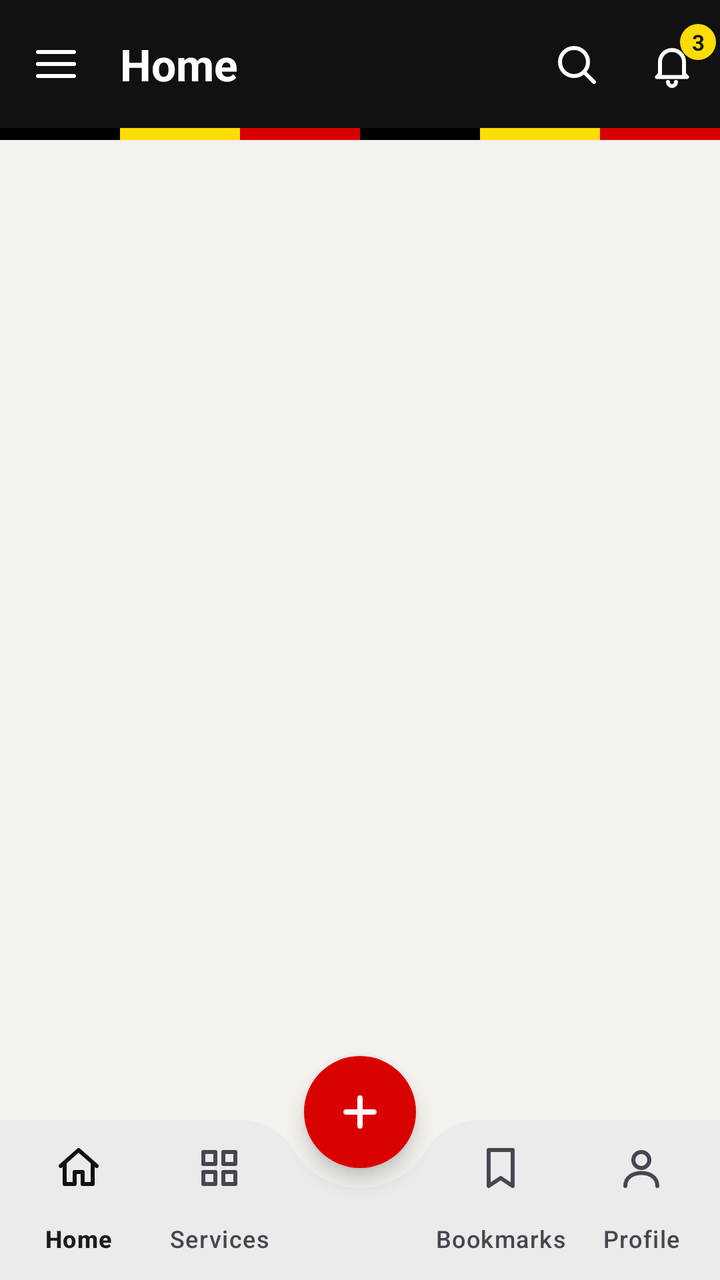
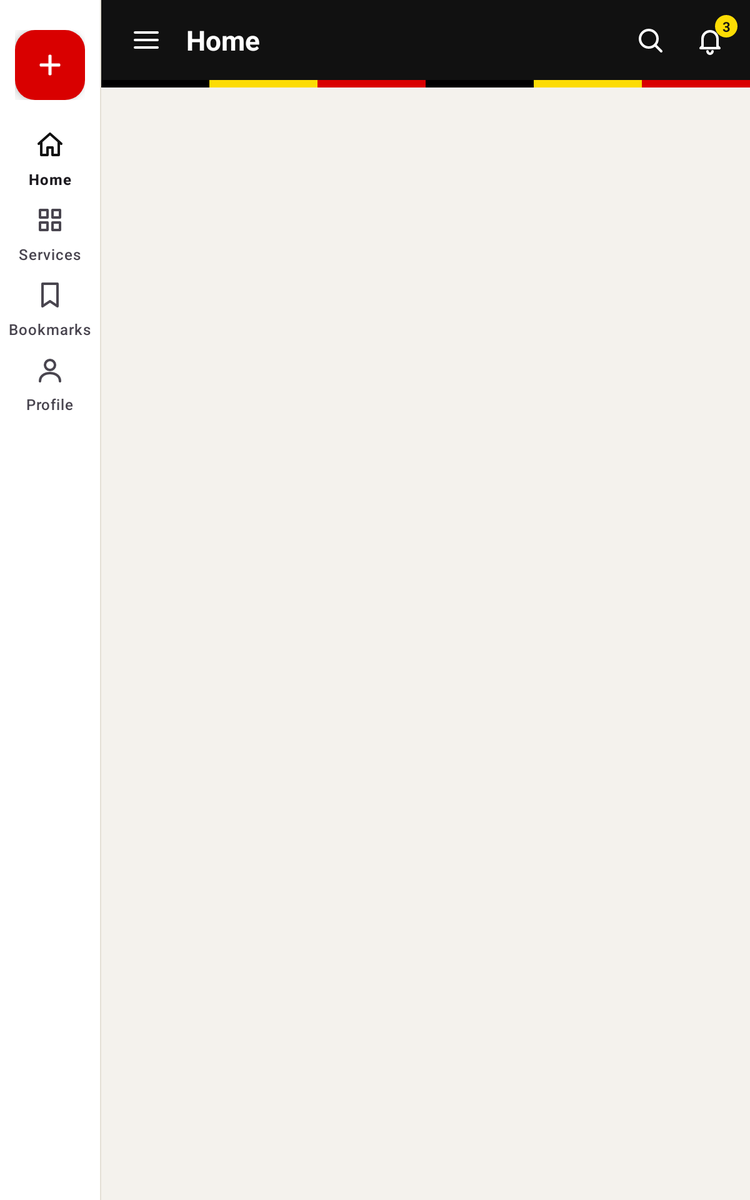

Two renders of one Android screen. The first uses the default layout on a phone; the second uses the alternative layout the repository ships for a different screen configuration, on a matching device. The two XML files are below.
<!-- AndroidManifest.xml: application theme Theme.UC.Home -->
<!-- res/layout/activity_main.xml -->
<?xml version="1.0" encoding="utf-8"?>
<androidx.drawerlayout.widget.DrawerLayout
    xmlns:android="http://schemas.android.com/apk/res/android"
    xmlns:app="http://schemas.android.com/apk/res-auto"
    android:id="@+id/drawerLayout"
    android:layout_width="match_parent"
    android:layout_height="match_parent">

    <androidx.coordinatorlayout.widget.CoordinatorLayout
        android:id="@+id/coordinator"
        android:layout_width="match_parent"
        android:layout_height="match_parent">

        
        <com.google.android.material.appbar.AppBarLayout
            android:id="@+id/appBarLayout"
            style="@style/Widget.Material3.AppBarLayout"
            android:layout_width="match_parent"
            android:layout_height="wrap_content"
            android:background="?attr/colorPrimary"
            app:elevation="0dp"
            app:liftOnScroll="false">

            <com.google.android.material.appbar.MaterialToolbar
                android:id="@+id/toolbar"
                android:layout_width="match_parent"
                android:layout_height="?attr/actionBarSize"
                android:background="?attr/colorPrimary"
                app:layout_scrollFlags="scroll|enterAlways"
                app:menu="@menu/top_app_bar_menu"
                app:navigationContentDescription="@string/open_drawer"
                app:navigationIcon="@drawable/ic_menu"
                app:navigationIconTint="?attr/colorOnPrimary"
                app:title="@string/title_home"
                app:titleTextAppearance="@style/UC.Text.ToolbarTitle"
                app:titleTextColor="?attr/colorOnPrimary"/>

            <include
                layout="@layout/view_flag_stripe"
                android:layout_width="match_parent"
                android:layout_height="6dp"
                app:layout_scrollFlags="scroll|enterAlways"/>
        </com.google.android.material.appbar.AppBarLayout>

        
        <FrameLayout
            android:id="@+id/navHostContainer"
            android:layout_width="match_parent"
            android:layout_height="match_parent"
            app:layout_behavior="@string/appbar_scrolling_view_behavior"/>

        
        <com.google.android.material.bottomappbar.BottomAppBar
            android:id="@+id/bottomAppBar"
            style="@style/Widget.Material3.BottomAppBar"
            android:layout_width="match_parent"
            android:layout_height="wrap_content"
            android:layout_gravity="bottom"
            app:backgroundTint="@color/uc_surface"
            app:contentInsetStart="0dp"
            app:contentInsetEnd="0dp"
            app:fabAlignmentMode="center"
            app:fabAnchorMode="cradle"
            app:fabCradleMargin="10dp"
            app:fabCradleRoundedCornerRadius="32dp"
            app:fabCradleVerticalOffset="4dp">

            <com.google.android.material.bottomnavigation.BottomNavigationView
                android:id="@+id/bottomNav"
                style="@style/Widget.Material3.BottomNavigationView"
                android:layout_width="match_parent"
                android:layout_height="wrap_content"
                android:background="@android:color/transparent"
                app:elevation="0dp"
                app:labelVisibilityMode="labeled"
                app:menu="@menu/bottom_nav_menu"/>
        </com.google.android.material.bottomappbar.BottomAppBar>

        <com.google.android.material.floatingactionbutton.FloatingActionButton
            android:id="@+id/fab"
            android:layout_width="wrap_content"
            android:layout_height="wrap_content"
            android:contentDescription="@string/action_new_application"
            android:src="@drawable/ic_add"
            app:backgroundTint="?attr/colorTertiary"
            app:layout_anchor="@id/bottomAppBar"
            app:shapeAppearanceOverlay="@style/ShapeAppearanceOverlay.UC.Circle"
            app:tint="?attr/colorOnTertiary"/>
    </androidx.coordinatorlayout.widget.CoordinatorLayout>

    <com.google.android.material.navigation.NavigationView
        android:id="@+id/navView"
        android:layout_width="296dp"
        android:layout_height="match_parent"
        android:layout_gravity="start"
        app:headerLayout="@layout/nav_header"
        app:itemHorizontalPadding="24dp"
        app:itemIconPadding="20dp"
        app:menu="@menu/drawer_menu"/>
</androidx.drawerlayout.widget.DrawerLayout>
<!-- res/layout/view_flag_stripe.xml (included above) -->
<?xml version="1.0" encoding="utf-8"?>
<LinearLayout xmlns:android="http://schemas.android.com/apk/res/android"
    android:id="@+id/flagStripe"
    android:layout_width="match_parent"
    android:layout_height="6dp"
    android:baselineAligned="false"
    android:orientation="horizontal">
    <View android:layout_width="0dp" android:layout_height="match_parent" android:layout_weight="1" android:background="#000000"/>
    <View android:layout_width="0dp" android:layout_height="match_parent" android:layout_weight="1" android:background="@color/uc_yellow"/>
    <View android:layout_width="0dp" android:layout_height="match_parent" android:layout_weight="1" android:background="@color/uc_red"/>
    <View android:layout_width="0dp" android:layout_height="match_parent" android:layout_weight="1" android:background="#000000"/>
    <View android:layout_width="0dp" android:layout_height="match_parent" android:layout_weight="1" android:background="@color/uc_yellow"/>
    <View android:layout_width="0dp" android:layout_height="match_parent" android:layout_weight="1" android:background="@color/uc_red"/>
</LinearLayout>
<!-- res/layout/nav_header.xml (included above) -->
<?xml version="1.0" encoding="utf-8"?>
<LinearLayout xmlns:android="http://schemas.android.com/apk/res/android"
    android:layout_width="match_parent"
    android:layout_height="wrap_content"
    android:background="@color/uc_black"
    android:orientation="vertical">

    <LinearLayout
        android:layout_width="match_parent"
        android:layout_height="wrap_content"
        android:gravity="center_vertical"
        android:orientation="horizontal"
        android:paddingStart="18dp"
        android:paddingTop="40dp"
        android:paddingEnd="18dp"
        android:paddingBottom="18dp">

        <ImageView
            android:id="@+id/ivAppLogo"
            android:layout_width="48dp"
            android:layout_height="48dp"
            android:background="@drawable/bg_icon_tile"
            android:backgroundTint="@color/uc_yellow"
            android:contentDescription="@string/app_name"
            android:padding="12dp"
            android:src="@drawable/ic_share"
            android:tint="@color/uc_black"/>

        <LinearLayout
            android:layout_width="0dp"
            android:layout_height="wrap_content"
            android:layout_marginStart="14dp"
            android:layout_weight="1"
            android:orientation="vertical">

            <TextView
                android:id="@+id/tvDrawerTitle"
                android:layout_width="wrap_content"
                android:layout_height="wrap_content"
                android:text="@string/app_name"
                android:textColor="@color/uc_white"
                android:textSize="20sp"
                android:textStyle="bold"/>

            <TextView
                android:id="@+id/tvDrawerSubtitle"
                android:layout_width="wrap_content"
                android:layout_height="wrap_content"
                android:text="@string/app_subtitle"
                android:textColor="@color/uc_header_subtitle"
                android:textSize="14sp"/>
        </LinearLayout>
    </LinearLayout>

    <include
        layout="@layout/view_flag_stripe"
        android:layout_width="match_parent"
        android:layout_height="6dp"/>
</LinearLayout>
<!-- resources referenced by this layout -->
<resources>
  <color name="uc_black">#111111</color>
  <color name="uc_header_subtitle">#D6D6D6</color>
  <color name="uc_red">#D90000</color>
  <color name="uc_surface">#FFFFFF</color>
  <color name="uc_white">#FFFFFF</color>
  <color name="uc_yellow">#FCDC04</color>
  <!-- drawable bg_icon_tile (drawable) -->
  <?xml version="1.0" encoding="utf-8"?>
  <shape xmlns:android="http://schemas.android.com/apk/res/android" android:shape="rectangle">
      <solid android:color="@color/uc_white"/>
      <corners android:radius="12dp"/>
  </shape>
  <!-- drawable ic_add (drawable) -->
  <?xml version="1.0" encoding="utf-8"?>
  <vector xmlns:android="http://schemas.android.com/apk/res/android"
      android:width="24dp" android:height="24dp"
      android:viewportWidth="24" android:viewportHeight="24">
      <path android:fillColor="#00000000" android:strokeColor="#FFFFFF" android:strokeWidth="2.6"
          android:strokeLineCap="round" android:strokeLineJoin="round"
          android:pathData="M12,5V19 M5,12H19"/>
  </vector>
  <!-- drawable ic_menu (drawable) -->
  <?xml version="1.0" encoding="utf-8"?>
  <vector xmlns:android="http://schemas.android.com/apk/res/android"
      android:width="24dp" android:height="24dp"
      android:viewportWidth="24" android:viewportHeight="24">
      <path android:fillColor="#00000000" android:strokeColor="#FFFFFF" android:strokeWidth="2"
          android:strokeLineCap="round" android:strokeLineJoin="round"
          android:pathData="M3,6h18 M3,12h18 M3,18h18"/>
  </vector>
  <!-- drawable ic_share (drawable) -->
  <?xml version="1.0" encoding="utf-8"?>
  <vector xmlns:android="http://schemas.android.com/apk/res/android"
      android:width="24dp" android:height="24dp"
      android:viewportWidth="24" android:viewportHeight="24">
      <path android:fillColor="#00000000" android:strokeColor="#FFFFFF" android:strokeWidth="2.2"
          android:strokeLineCap="round" android:strokeLineJoin="round"
          android:pathData="M6,12m-2.5,0a2.5,2.5 0 1,0 5,0a2.5,2.5 0 1,0 -5,0 M18,6m-2.5,0a2.5,2.5 0 1,0 5,0a2.5,2.5 0 1,0 -5,0 M18,18m-2.5,0a2.5,2.5 0 1,0 5,0a2.5,2.5 0 1,0 -5,0 M8.2,10.9 L15.8,7.1 M8.2,13.1 L15.8,16.9"/>
  </vector>
  <string name="action_new_application">Start new application</string>
  <string name="app_name">UgandaConnect</string>
  <string name="app_subtitle">NITA-Uganda</string>
  <string name="open_drawer">Open navigation drawer</string>
  <string name="title_home">Home</string>
  <style name="ShapeAppearanceOverlay.UC.Circle" parent="">
          <item name="cornerFamily">rounded</item>
          <item name="cornerSize">50%</item>
      </style>
  <style name="UC.Text.ToolbarTitle" parent="TextAppearance.Material3.TitleLarge">
          <item name="android:textStyle">bold</item>
      </style>
  <style name="Theme.UC.Home" parent="Theme.UgandaConnect" />
  <style name="Theme.UgandaConnect" parent="Theme.Material3.Light.NoActionBar">
          
          <item name="colorPrimary">@color/uc_black</item>
          <item name="colorOnPrimary">@color/uc_white</item>
          
          <item name="colorTertiary">@color/uc_red</item>
          <item name="colorOnTertiary">@color/uc_white</item>
          
          <item name="colorSecondaryContainer">@color/uc_pill_home</item>
          <item name="colorOnSecondaryContainer">@color/uc_black</item>
          
          <item name="ucBadgeColor">@color/uc_yellow</item>
          <item name="ucOnBadgeColor">@color/uc_black</item>
  
          <item name="colorSurface">@color/uc_surface</item>
          <item name="android:windowBackground">@color/uc_background</item>
          <item name="android:statusBarColor">@color/uc_black</item>
          <item name="android:windowLightStatusBar">false</item>
          <item name="android:navigationBarColor">@color/uc_white</item>
      </style>
  <color name="uc_pill_home">#FFE980</color>
  <color name="uc_background">#F4F2ED</color>
</resources>
<!-- res/layout-sw600dp/activity_main.xml (the repository's variant of the layout above) -->
<!-- drawn on a 7-inch tablet held upright -->
<?xml version="1.0" encoding="utf-8"?>
<androidx.drawerlayout.widget.DrawerLayout
    xmlns:android="http://schemas.android.com/apk/res/android"
    xmlns:app="http://schemas.android.com/apk/res-auto"
    android:id="@+id/drawerLayout"
    android:layout_width="match_parent"
    android:layout_height="match_parent">

    <LinearLayout
        android:layout_width="match_parent"
        android:layout_height="match_parent"
        android:orientation="horizontal">

        <com.google.android.material.navigationrail.NavigationRailView
            android:id="@+id/navRail"
            android:layout_width="wrap_content"
            android:layout_height="match_parent"
            android:background="@color/uc_surface"
            app:headerLayout="@layout/rail_fab_header"
            app:labelVisibilityMode="labeled"
            app:menu="@menu/nav_rail_menu"
            app:menuGravity="top"/>

        <View
            android:layout_width="1dp"
            android:layout_height="match_parent"
            android:background="@color/uc_stroke"/>

        <androidx.coordinatorlayout.widget.CoordinatorLayout
            android:id="@+id/coordinator"
            android:layout_width="0dp"
            android:layout_height="match_parent"
            android:layout_weight="1">

            <com.google.android.material.appbar.AppBarLayout
                android:id="@+id/appBarLayout"
                style="@style/Widget.Material3.AppBarLayout"
                android:layout_width="match_parent"
                android:layout_height="wrap_content"
                android:background="?attr/colorPrimary"
                app:elevation="0dp"
                app:liftOnScroll="false">

                <com.google.android.material.appbar.MaterialToolbar
                    android:id="@+id/toolbar"
                    android:layout_width="match_parent"
                    android:layout_height="?attr/actionBarSize"
                    android:background="?attr/colorPrimary"
                    app:layout_scrollFlags="scroll|enterAlways"
                    app:menu="@menu/top_app_bar_menu"
                    app:navigationContentDescription="@string/open_drawer"
                    app:navigationIcon="@drawable/ic_menu"
                    app:navigationIconTint="?attr/colorOnPrimary"
                    app:title="@string/title_home"
                    app:titleTextAppearance="@style/UC.Text.ToolbarTitle"
                    app:titleTextColor="?attr/colorOnPrimary"/>

                <include
                    layout="@layout/view_flag_stripe"
                    android:layout_width="match_parent"
                    android:layout_height="6dp"
                    app:layout_scrollFlags="scroll|enterAlways"/>
            </com.google.android.material.appbar.AppBarLayout>

            <FrameLayout
                android:id="@+id/navHostContainer"
                android:layout_width="match_parent"
                android:layout_height="match_parent"
                app:layout_behavior="@string/appbar_scrolling_view_behavior"/>
        </androidx.coordinatorlayout.widget.CoordinatorLayout>
    </LinearLayout>

    <com.google.android.material.navigation.NavigationView
        android:id="@+id/navView"
        android:layout_width="296dp"
        android:layout_height="match_parent"
        android:layout_gravity="start"
        app:headerLayout="@layout/nav_header"
        app:itemHorizontalPadding="24dp"
        app:itemIconPadding="20dp"
        app:menu="@menu/drawer_menu"/>
</androidx.drawerlayout.widget.DrawerLayout>
<!-- res/layout/rail_fab_header.xml (included above) -->
<?xml version="1.0" encoding="utf-8"?>
<FrameLayout xmlns:android="http://schemas.android.com/apk/res/android"
    xmlns:app="http://schemas.android.com/apk/res-auto"
    android:layout_width="wrap_content"
    android:layout_height="wrap_content"
    android:paddingTop="16dp"
    android:paddingBottom="12dp">

    <com.google.android.material.floatingactionbutton.FloatingActionButton
        android:id="@+id/fab"
        android:layout_width="wrap_content"
        android:layout_height="wrap_content"
        android:contentDescription="@string/action_new_application"
        android:src="@drawable/ic_add"
        app:backgroundTint="?attr/colorTertiary"
        app:tint="?attr/colorOnTertiary"/>
</FrameLayout>
<!-- resources referenced by the variant -->
<!-- as a 7-inch tablet held upright resolves them -->
<resources>
  <color name="uc_black">#111111</color>
  <color name="uc_header_subtitle">#D6D6D6</color>
  <color name="uc_red">#D90000</color>
  <color name="uc_stroke">#E4E0D6</color>
  <color name="uc_surface">#FFFFFF</color>
  <color name="uc_white">#FFFFFF</color>
  <color name="uc_yellow">#FCDC04</color>
  <!-- drawable bg_icon_tile (drawable) -->
  <?xml version="1.0" encoding="utf-8"?>
  <shape xmlns:android="http://schemas.android.com/apk/res/android" android:shape="rectangle">
      <solid android:color="@color/uc_white"/>
      <corners android:radius="12dp"/>
  </shape>
  <!-- drawable ic_add (drawable) -->
  <?xml version="1.0" encoding="utf-8"?>
  <vector xmlns:android="http://schemas.android.com/apk/res/android"
      android:width="24dp" android:height="24dp"
      android:viewportWidth="24" android:viewportHeight="24">
      <path android:fillColor="#00000000" android:strokeColor="#FFFFFF" android:strokeWidth="2.6"
          android:strokeLineCap="round" android:strokeLineJoin="round"
          android:pathData="M12,5V19 M5,12H19"/>
  </vector>
  <!-- drawable ic_menu (drawable) -->
  <?xml version="1.0" encoding="utf-8"?>
  <vector xmlns:android="http://schemas.android.com/apk/res/android"
      android:width="24dp" android:height="24dp"
      android:viewportWidth="24" android:viewportHeight="24">
      <path android:fillColor="#00000000" android:strokeColor="#FFFFFF" android:strokeWidth="2"
          android:strokeLineCap="round" android:strokeLineJoin="round"
          android:pathData="M3,6h18 M3,12h18 M3,18h18"/>
  </vector>
  <!-- drawable ic_share (drawable) -->
  <?xml version="1.0" encoding="utf-8"?>
  <vector xmlns:android="http://schemas.android.com/apk/res/android"
      android:width="24dp" android:height="24dp"
      android:viewportWidth="24" android:viewportHeight="24">
      <path android:fillColor="#00000000" android:strokeColor="#FFFFFF" android:strokeWidth="2.2"
          android:strokeLineCap="round" android:strokeLineJoin="round"
          android:pathData="M6,12m-2.5,0a2.5,2.5 0 1,0 5,0a2.5,2.5 0 1,0 -5,0 M18,6m-2.5,0a2.5,2.5 0 1,0 5,0a2.5,2.5 0 1,0 -5,0 M18,18m-2.5,0a2.5,2.5 0 1,0 5,0a2.5,2.5 0 1,0 -5,0 M8.2,10.9 L15.8,7.1 M8.2,13.1 L15.8,16.9"/>
  </vector>
  <string name="action_new_application">Start new application</string>
  <string name="app_name">UgandaConnect</string>
  <string name="app_subtitle">NITA-Uganda</string>
  <string name="open_drawer">Open navigation drawer</string>
  <string name="title_home">Home</string>
  <style name="UC.Text.ToolbarTitle" parent="TextAppearance.Material3.TitleLarge">
          <item name="android:textStyle">bold</item>
      </style>
  <style name="Theme.UC.Home" parent="Theme.UgandaConnect" />
  <style name="Theme.UgandaConnect" parent="Theme.Material3.Light.NoActionBar">
          
          <item name="colorPrimary">@color/uc_black</item>
          <item name="colorOnPrimary">@color/uc_white</item>
          
          <item name="colorTertiary">@color/uc_red</item>
          <item name="colorOnTertiary">@color/uc_white</item>
          
          <item name="colorSecondaryContainer">@color/uc_pill_home</item>
          <item name="colorOnSecondaryContainer">@color/uc_black</item>
          
          <item name="ucBadgeColor">@color/uc_yellow</item>
          <item name="ucOnBadgeColor">@color/uc_black</item>
  
          <item name="colorSurface">@color/uc_surface</item>
          <item name="android:windowBackground">@color/uc_background</item>
          <item name="android:statusBarColor">@color/uc_black</item>
          <item name="android:windowLightStatusBar">false</item>
          <item name="android:navigationBarColor">@color/uc_white</item>
      </style>
  <color name="uc_pill_home">#FFE980</color>
  <color name="uc_background">#F4F2ED</color>
</resources>
